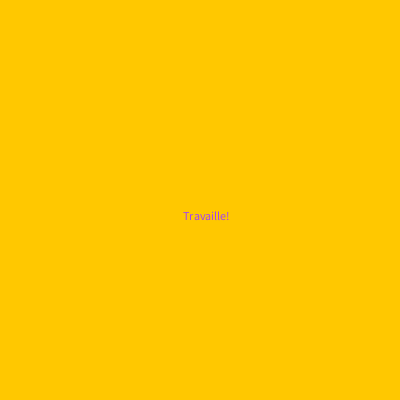
Frame 1 (no input)
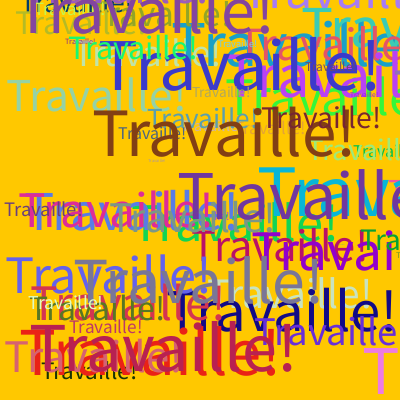
Frame 60 (the mouse pressed at the canvas centre just before this capture)
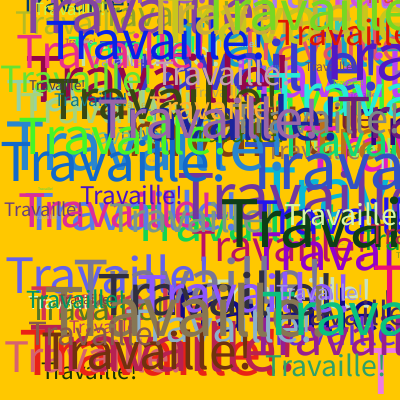
Frame 120 (the mouse held since frame 60 and released just before this capture)

The Processing sketch that drew these frames (run headless with seeded random() and noise(); from frame 60 on, the mouse is pressed at the canvas centre):

// Processing sketch: processing_14782
// ── processing_14782.pde

void setup() {
  size(400,400);
  background(255,200,0);
}

void draw() {
  
  fill(random(255),random(255),random(255));
  stroke(random(255),random(255),random(255));

  text("Travaille!",random(400),random(400));
  textSize(random(75));


}

void mouseClicked() {

  background(random(255),random(255),random(255));
  
}

                
                
